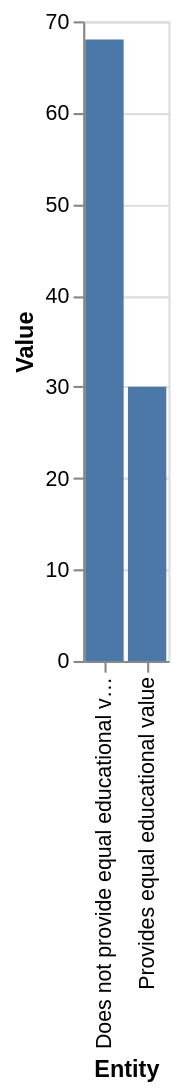

Describe this chart as a Vega-Lite specification.
### Vega-Lite specification from a JSON file in a GitHub repository (floating-point values rounded to 4 significant figures)
{"$schema": "https://vega.github.io/schema/vega-lite/v5.json", "description": "Bar chart auto-generated from CSV", "data": {"values": [{"Entity": "Provides equal educational value", "Value": "30"}, {"Entity": "Does not provide equal educational value", "Value": "68"}]}, "mark": "bar", "encoding": {"x": {"field": "Entity", "type": "ordinal"}, "y": {"field": "Value", "type": "quantitative"}}}
